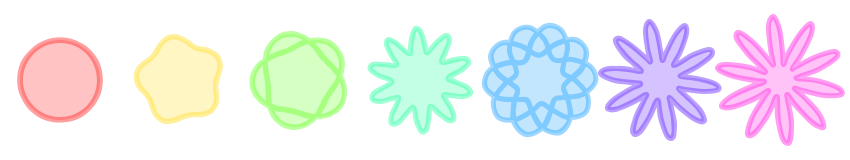
Frame 1 (no input)
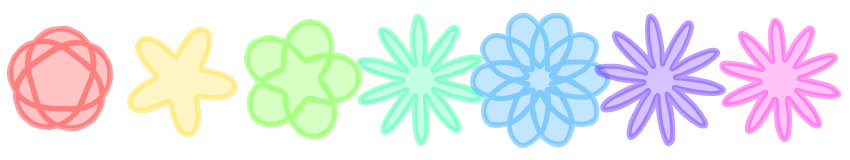
Frame 60 (the mouse pressed at the canvas centre just before this capture)
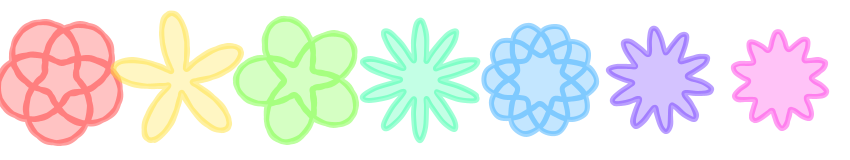
Frame 120 (the mouse held since frame 60 and released just before this capture)

The Processing sketch that drew these frames (run headless with seeded random() and noise(); from frame 60 on, the mouse is pressed at the canvas centre):

// Processing sketch: processing_138540
// ── processing_138540.pde

Flower[] flowers = new Flower[7];

void setup() {
  size(850, 160);
  colorMode(HSB, 360, 100, 100);
  background(360);
  smooth();

  strokeWeight(5);

  for (int i = 0 ; i < flowers.length;i++) {
    flowers[i] = new Flower(i);
  }
}

void draw() {
  background(360);

  for (int i = 0 ; i < flowers.length;i++) {
    flowers[i].display();
    flowers[i].anime();
  }
}

class Flower {
  int vertex_num = 100;

  float ox;
  float oy = height/2;
  float x;
  float y;
  float a;
  float r1 = 0;
  float t1 = ((int)random(1, 9))/10.0;
  float r2 = 0;
  float t2 = 1.0;
  float h2 = 0;
  int h2_flg = 1;

  float r1_goal = r1 + t1;
  float r2_goal = r2 + t2;

  float curve_r = 40;
  float curve_r_delta = random(0.5, 2)/2;

  float hue;
  float alp = 120;

  float theta = random(TWO_PI);
  int theta_sign = -1;

  Flower(int num) {
    ox = num * curve_r * 3 + curve_r*1.5;
    hue = 360 * num / 7;

    h2 = 0.1 * num;
  }

  void anime() {
    theta += theta_sign * 0.01;

    if (h2_flg == 1) {
      h2 += 0.005;
      if (h2 > 0.7) {
        h2 = 0.7;
        h2_flg *= -1;
      }
    }
    else {
      h2 -= 0.005;
      if (h2 < 0) {
        h2 = 0;
        t1 = ((int)random(1, 9))/10.0;
        h2_flg *= -1;
      }
    }
  }

  void display() {
    pushMatrix();
    translate(ox, oy);
    rotate(theta);

    stroke(hue, 80, 100, alp);
    fill(hue, 50, 100, alp);

    beginShape();

    for (int i = 0;i < vertex_num;i++) {
      a = sin(r2) * h2 + 1;

      x = curve_r * a * sin(r1);
      y = curve_r * a * cos(r1);

      r1 += t1;
      r2 += t2;

      curveVertex(x, y);
    }
    endShape();
    r1 = r1_goal;
    r2 = r2_goal;


    popMatrix();
  }
}
